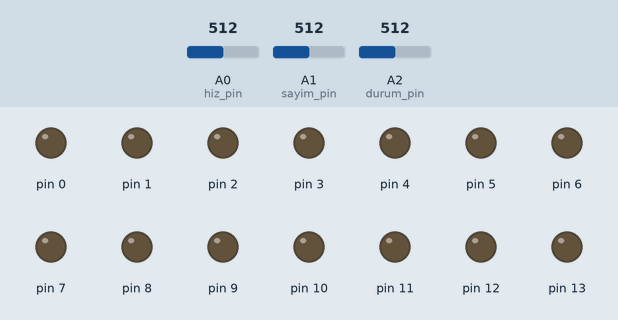
Bench run of a sketch on a simulated Arduino Uno, built with avr-gcc and run on an emulated ATmega328P. Shown: output pins drawn as LEDs (lit = HIGH). Inputs (shaded band) come from the test bench; at power-on: A2 (durum_pin) = 512, A0 (hiz_pin) = 512, A1 (sayim_pin) = 512.

Above: at 1.2 s.
1.3 s: A2 (durum_pin) set to 1004
2.8 s: A2 (durum_pin) set to 1023
At 3.1 s:
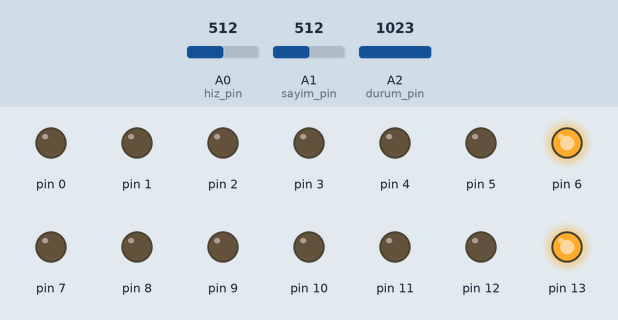
At 4.4 s:
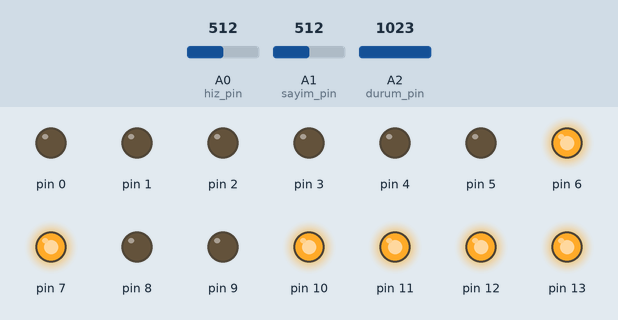
Timing chart, 0 to 23.2 s (numbered marks = the images above; inputs shaded):
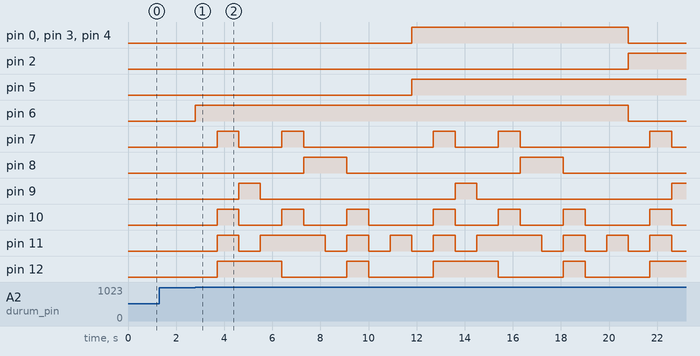

Measured:
- the behaviour switches between 1022 and 1023 on A2 (durum_pin) (found by bisection; images 0 and 1)
- after the input at 1.3 s, every drawn part: stays the same
- after the input at 2.8 s, pin 0, pin 3, pin 4: LOW → HIGH after 9.0 s, → LOW 9.0 s later; pin 2: LOW → HIGH after 18.0 s; pin 5: LOW → HIGH after 9.0 s; pin 6: LOW → HIGH at once, → LOW 18.0 s later; pin 7: LOW → HIGH after 0.90 s, then repeats every 9.0 s: LOW 1.8 s, HIGH 0.90 s, LOW 5.4 s, HIGH 0.90 s

The sketch:

odev2.ino
```cpp
int onlar=0;
int birler=0;
int gecikme=0;
int sayim=0;
int hiz_pin = A0;
int sayim_pin = A1;
int durum = 0;
int durum_pin = A2;

void setup()
{
pinMode(0, OUTPUT);
pinMode(1, OUTPUT);
pinMode(2, OUTPUT);
pinMode(3, OUTPUT);
pinMode(4, OUTPUT);
pinMode(5, OUTPUT);
pinMode(6, OUTPUT);
pinMode(7, OUTPUT);
pinMode(8, OUTPUT);
pinMode(9, OUTPUT);
pinMode(10, OUTPUT);
pinMode(11, OUTPUT);
pinMode(12, OUTPUT);
pinMode(13, OUTPUT);
pinMode(A0,INPUT);
pinMode(A1,INPUT);
pinMode(A2,INPUT);
}
// Çıkış/giriş pinleri belirtildi.

void loop()
{

gecikme = analogRead(hiz_pin);
gecikme = map(gecikme,0,1023,300,1500); // delay
sayim = analogRead(sayim_pin);
sayim = map(sayim,0,1023,1,10); //5den küçükse ++ ,5 den büyükse 99 dan geri sayım
durum = analogRead(durum_pin); //buton
durum = map(durum,0,1023,0,1); //buton map

if(durum==1)
{

if(sayim <= 5)
{
for (onlar = 0; onlar <= 9; onlar++)
{
disp_onlar(onlar);
for (birler = 0; birler <= 9; birler++)
{
disp_birler(birler);
delay(gecikme);
}
}
}
else if(sayim > 5)
{
for (onlar = 9; onlar >= 0; onlar--)
{
disp_onlar(onlar);
for (birler = 9; birler >=0 ; birler--)
{
disp_birler(birler);
delay(gecikme);
}
}
}

}


}


void disp_onlar(int onlar)
{
if( onlar == 0)
{
    digitalWrite(0,LOW); //a
    digitalWrite(1,LOW);//b
    digitalWrite(2,LOW);//c
    digitalWrite(3,LOW);//d
    digitalWrite(4,LOW);//e
    digitalWrite(5,LOW);//f
    digitalWrite(6,HIGH);//g
}

if( onlar == 1)
{
    digitalWrite(0,HIGH); //a
    digitalWrite(1,LOW);//b
    digitalWrite(2,LOW);//c
    digitalWrite(3,HIGH);//d
    digitalWrite(4,HIGH);//e
    digitalWrite(5,HIGH);//f
    digitalWrite(6,HIGH);//g
}

if( onlar == 2)
{
    digitalWrite(0,LOW); //a
    digitalWrite(1,LOW);//b
    digitalWrite(2,HIGH);//c
    digitalWrite(3,LOW);//d
    digitalWrite(4,LOW);//e
    digitalWrite(5,HIGH);//f
    digitalWrite(6,LOW);//g
}

if( onlar == 3)
{
    digitalWrite(0,LOW); //a
    digitalWrite(1,LOW);//b
    digitalWrite(2,LOW);//c
    digitalWrite(3,LOW);//d
    digitalWrite(4,HIGH);//e
    digitalWrite(5,HIGH);//f
    digitalWrite(6,LOW);//g
}

if( onlar == 4)
{
    digitalWrite(0,HIGH); //a
    digitalWrite(1,LOW);//b.
    digitalWrite(2,LOW);//c.
    digitalWrite(3,HIGH);//d
    digitalWrite(4,HIGH);//e
    digitalWrite(5,LOW);//f.
    digitalWrite(6,LOW);//g.
}

if( onlar == 5)
{
    digitalWrite(0,LOW); //a
    digitalWrite(1,HIGH);//b.
    digitalWrite(2,LOW);//c
    digitalWrite(3,LOW);//d
    digitalWrite(4,HIGH);//e.
    digitalWrite(5,LOW);//f
    digitalWrite(6,LOW);//g
}

if( onlar == 6)
{
    digitalWrite(0,LOW); //a
    digitalWrite(1,HIGH);//b.
    digitalWrite(2,LOW);//c
    digitalWrite(3,LOW);//d
    digitalWrite(4,LOW);//e.
    digitalWrite(5,LOW);//f
    digitalWrite(6,LOW);//g
}

if( onlar == 7)
{
    digitalWrite(0,LOW); //a
    digitalWrite(1,LOW);//b.
    digitalWrite(2,LOW);//c
    digitalWrite(3,HIGH);//d
    digitalWrite(4,HIGH);//e.
    digitalWrite(5,HIGH);//f
    digitalWrite(6,HIGH);//g
}

if( onlar == 8)
{
    digitalWrite(0,LOW); //a
    digitalWrite(1,LOW);//b
    digitalWrite(2,LOW);//c
    digitalWrite(3,LOW);//d
    digitalWrite(4,LOW);//e
    digitalWrite(5,LOW);//f
    digitalWrite(6,LOW);//g
}

if( onlar == 9)
{
    digitalWrite(0,LOW); //a
    digitalWrite(1,LOW);//b
    digitalWrite(2,LOW);//c
    digitalWrite(3,LOW);//d
    digitalWrite(4,HIGH);//e
    digitalWrite(5,LOW);//f
    digitalWrite(6,LOW);//g
}
}


void disp_birler( int birler)
{
if( birler == 0)
{
    digitalWrite(7,LOW); //a
    digitalWrite(8,LOW);//b
    digitalWrite(9,LOW);//c
    digitalWrite(10,LOW);//d
    digitalWrite(11,LOW);//e
    digitalWrite(12,LOW);//f
    digitalWrite(13,HIGH);//g
}

else if( birler == 1)
{
    digitalWrite(7,HIGH); //a
    digitalWrite(8,LOW);//b
    digitalWrite(9,LOW);//c
    digitalWrite(10,HIGH);//d
    digitalWrite(11,HIGH);//e
    digitalWrite(12,HIGH);//f
    digitalWrite(13,HIGH);//g
}

else if( birler == 2)
{
    digitalWrite(7,LOW); //a
    digitalWrite(8,LOW);//b
    digitalWrite(9,HIGH);//c
    digitalWrite(10,LOW);//d
    digitalWrite(11,LOW);//e
    digitalWrite(12,HIGH);//f
    digitalWrite(13,LOW);//g
}

else if( birler == 3)
{
    digitalWrite(7,LOW); //a
    digitalWrite(8,LOW);//b
    digitalWrite(9,LOW);//c
    digitalWrite(10,LOW);//d
    digitalWrite(11,HIGH);//e
    digitalWrite(12,HIGH);//f
    digitalWrite(13,LOW);//g
}

else if( birler == 4)
{
    digitalWrite(7,HIGH); //a
    digitalWrite(8,LOW);//b.
    digitalWrite(9,LOW);//c.
    digitalWrite(10,HIGH);//d
    digitalWrite(11,HIGH);//e
    digitalWrite(12,LOW);//f.
    digitalWrite(13,LOW);//g.
}

else if( birler == 5)
{
    digitalWrite(7,LOW); //a
    digitalWrite(8,HIGH);//b.
    digitalWrite(9,LOW);//c
    digitalWrite(10,LOW);//d
    digitalWrite(11,HIGH);//e.
    digitalWrite(12,LOW);//f
    digitalWrite(13,LOW);//g
}

else if( birler == 6)
{
    digitalWrite(7,LOW); //a
    digitalWrite(8,HIGH);//b.
    digitalWrite(9,LOW);//c
    digitalWrite(10,LOW);//d
    digitalWrite(11,LOW);//e.
    digitalWrite(12,LOW);//f
    digitalWrite(13,LOW);//g
}

else if( birler == 7)
{
    digitalWrite(7,LOW); //a
    digitalWrite(8,LOW);//b.
    digitalWrite(9,LOW);//c
    digitalWrite(10,HIGH);//d
    digitalWrite(11,HIGH);//e.
    digitalWrite(12,HIGH);//f
    digitalWrite(13,HIGH);//g
}

else if( birler == 8)
{
    digitalWrite(7,LOW); //a
    digitalWrite(8,LOW);//b
    digitalWrite(9,LOW);//c
    digitalWrite(10,LOW);//d
    digitalWrite(11,LOW);//e
    digitalWrite(12,LOW);//f
    digitalWrite(13,LOW);//g
}

else if( birler == 9)
{
    digitalWrite(7,LOW); //a
    digitalWrite(8,LOW);//b
    digitalWrite(9,LOW);//c
    digitalWrite(10,LOW);//d
    digitalWrite(11,HIGH);//e
    digitalWrite(12,LOW);//f
    digitalWrite(13,LOW);//g
}
}
```
